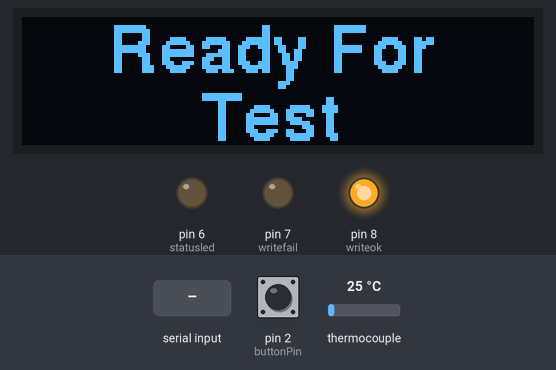
A sketch run on a simulated Arduino Uno, built with avr-gcc and run on an emulated ATmega328P. On the bench: 128×32 one-colour display, output pins drawn as LEDs (lit = HIGH). The inputs (shaded band) are chosen by the test bench; at power-on: pin 2 (buttonPin) LOW, thermocouple 25 °C. The local clock reads 2024-03-15 10:24:30 at power-on unless the sketch sets it; what the sketch prints to the serial monitor is not drawn.

Above: at 3.4 s.
3.5 s: "1" received over Serial
At 4.3 s:
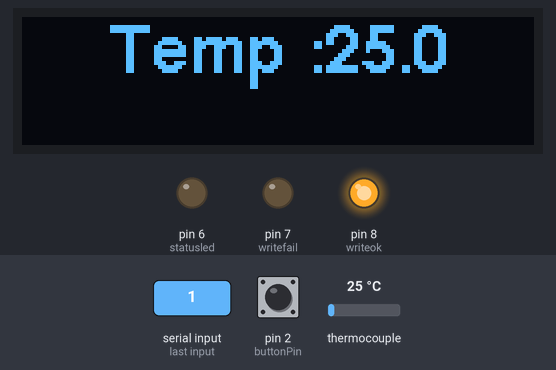
5.0 s: "0" received over Serial
At 5.9 s:
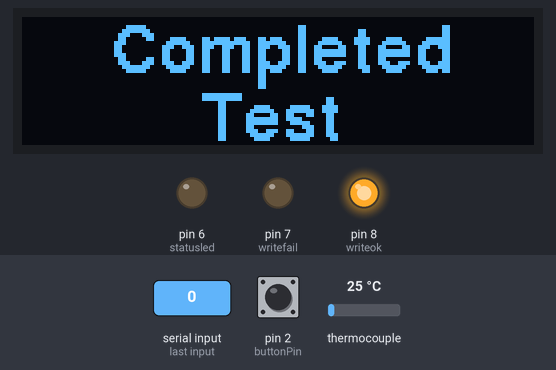
8.0 s: pin 2 (buttonPin) pulled HIGH for 0.15 s
At 9.2 s:
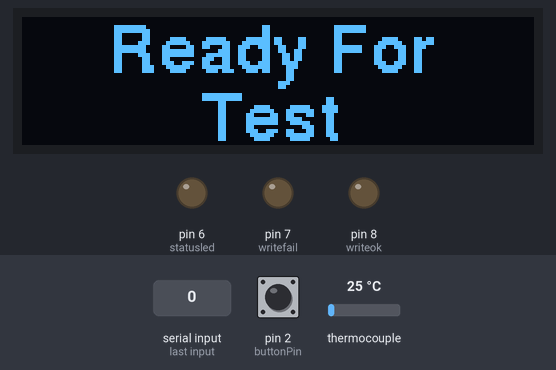
9.6 s: "1" received over Serial
At 10.2 s:
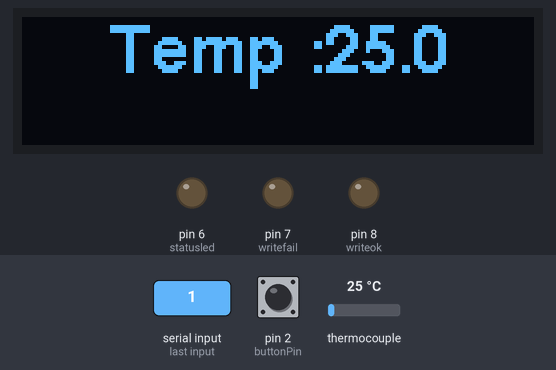
11.1 s: thermocouple set to 6 °C
At 12.1 s:
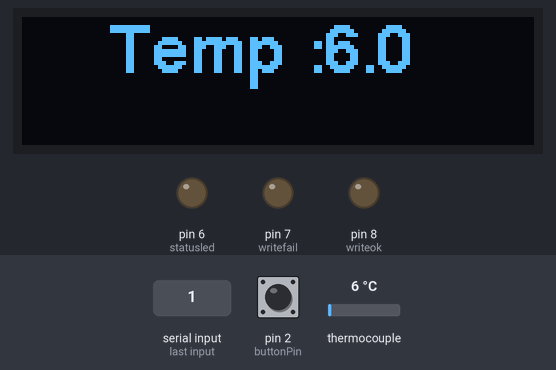
12.6 s: thermocouple set to 150 °C
At 13.8 s:
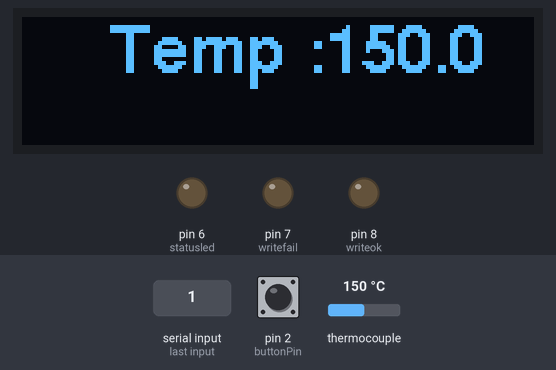
Timing chart, 0 to 15.1 s (numbered marks = the images above; inputs shaded):
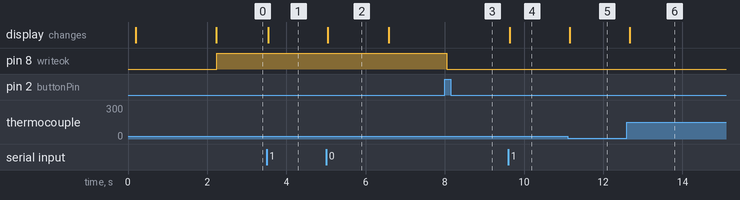

Measured:
- after the input at 3.5 s, the display: changes at once (image 1)
- after the input at 5.0 s, the display: changes after 0.05 s (image 2)
- after the input at 8.0 s, pin 8 (writeok): HIGH → LOW after 0.05 s
- after the input at 9.6 s, the display: changes at once (image 4)
- after the input at 11.1 s, the display: changes after 0.06 s (image 5)
- after the input at 12.6 s, the display: changes after 0.08 s (image 6)
- what the display in image 2 shows lasts 1.6 s, from 5.0 s to 6.6 s

The sketch:

Proto_Revision_3_withDS3231.ino
```cpp
/*
   date: 4/2/19
   Final Revision.
   Conditional Loop
   Interfaced with PT100 Temperature sensor, DS3231 RTC
   Pending work = to complete the serial port logic
 * */
#include <SD.h>

int timeInterval = 0;
int minutes = 1000;
int getSensorRate;
unsigned long sl = 1;

const int chipSelect = 53;
const int statusled = 6;
const int writefail = 7;
const int writeok = 8;

#include <Arduino.h>
#include <U8g2lib.h>
#include <SPI.h>

U8G2_SSD1306_128X32_UNIVISION_F_HW_I2C u8g2(U8G2_R0);


#include <DS3231.h> //Library for RTC module (Download from Link in article)
DS3231  rtc(SDA, SCL);

#include <Adafruit_MAX31865.h>
// Use software SPI: CS, DI, DO, CLK
Adafruit_MAX31865 max = Adafruit_MAX31865(26, 24, 25, 23);
// use hardware SPI, just pass in the CS pin
//Adafruit_MAX31865 max = Adafruit_MAX31865(10);

// The value of the Rref resistor. Use 430.0 for PT100 and 4300.0 for PT1000
#define RREF      430.0
// The 'nominal' 0-degrees-C resistance of the sensor
// 100.0 for PT100, 1000.0 for PT1000
#define RNOMINAL  100.0

byte inByte;

const int buttonPin = 2;    // the number of the pushbutton pin
const int ledPin = 8;      // the number of the LED pin

// Variables will change:
int ledState = HIGH;         // the current state of the output pin
int buttonState;             // the current reading from the input pin
int lastButtonState = LOW;   // the previous reading from the input pin

unsigned long lastDebounceTime = 0;  // the last time the output pin was toggled
unsigned long debounceDelay = 50;    // the debounce time; increase if the output flickers


void setup() {

  Serial.begin(9600);
  rtc.begin();
  max.begin(MAX31865_3WIRE);  // set to 2WIRE or 4WIRE as necessary


  pinMode(statusled, OUTPUT);
  pinMode(writefail, OUTPUT);
  pinMode(writeok, OUTPUT);

  pinMode(buttonPin, INPUT);
  pinMode(ledPin, OUTPUT);


  //Initialize_SDcard();
  Serial.println("Enter time interval in Minutes");
  Serial.println("");
  Serial.println("            Office Name");
  Serial.println("             Address");
  Serial.println("");

  Serial.println("Instrument. No               " + String(rtc.getDateStr()));  //default
  //   Serial.println("Instrument. No               ");

  //Serial.println(__DATE__);
  Serial.println("");
  Serial.println("");
  Serial.println("Sl.No   Date          Time        Temperature      Humidity");

  u8g2.begin();
  u8g2.setDisplayRotation(U8G2_R2);


  u8g2.clearBuffer();         // clear the internal memory
  u8g2.setFont(u8g2_font_logisoso28_tr);  // choose a suitable font at https://github.com/olikraus/u8g2/wiki/fntlistall
  //setCursor(h,v)

  u8g2.drawStr(32, 28, "DLCS"); // write something to the internal memory
  u8g2.sendBuffer();         // transfer internal memory to the display
  delay(2000);

  u8g2.clearBuffer();         // clear the internal memory
  u8g2.setFont(u8g2_font_helvB12_tr);  // choose a suitable font at https://github.com/olikraus/u8g2/wiki/fntlistall
  u8g2.setCursor(22, 14);
  u8g2.print("Ready For");  // write something to the internal memory

  u8g2.setCursor(45, 31);
  u8g2.print("Test");

  u8g2.sendBuffer();

    // The following lines can be uncommented to set the date and time
  rtc.setDOW(THURSDAY);     // Set Day-of-Week to SUNDAY
  rtc.setTime(10 , 55, 10);     // Set the time to 12:00:00 (24hr format)
  rtc.setDate(21, 2, 2019);
}

void motor() {
  // read the state of the switch into a local variable:
  int reading = digitalRead(buttonPin);

  // check to see if you just pressed the button
  // (i.e. the input went from LOW to HIGH),  and you've waited
  // long enough since the last press to ignore any noise:

  // If the switch changed, due to noise or pressing:
  if (reading != lastButtonState) {
    // reset the debouncing timer
    lastDebounceTime = millis();
  }

  if ((millis() - lastDebounceTime) > debounceDelay) {
    // whatever the reading is at, it's been there for longer
    // than the debounce delay, so take it as the actual current state:

    // if the button state has changed:
    if (reading != buttonState) {
      buttonState = reading;

      // only toggle the LED if the new button state is HIGH
      if (buttonState == HIGH) {
        ledState = !ledState;
      }
    }
  }

  // set the LED:
  digitalWrite(ledPin, ledState);

  // save the reading.  Next time through the loop,
  // it'll be the lastButtonState:
  lastButtonState = reading;
}


void getSensorVal()
{
  uint16_t rtd = max.readRTD();

  //Serial.print("RTD value: "); Serial.println(rtd);
  float ratio = rtd;
  ratio /= 32768;
  /*
    Serial.print("rtd = "); Serial.println(rtd);
    Serial.print("Ratio = "); Serial.println(ratio,8);
    Serial.print("Resistance = "); Serial.println(RREF*ratio,8);
    Serial.print("Temperature = "); Serial.println(max.temperature(RNOMINAL, RREF),1);
  */

  //  float h = dht.readHumidity();
  Serial.println(String(sl) + "    " + String(rtc.getDateStr()) + "    " + String(rtc.getTimeStr()) + "       " + String(( max.temperature(RNOMINAL, RREF)-.04), 1) + " ºC");

  u8g2.clearBuffer();         // clear the internal memory
  u8g2.setFont(u8g2_font_helvB12_tr);  // choose a suitable font at https://github.com/olikraus/u8g2/wiki/fntlistall
  //setCursor(h,v)
  u8g2.setCursor(22, 14);

  u8g2.print("Temp :" + String(max.temperature(RNOMINAL, RREF), 1)); // write something to the internal memory
  u8g2.setCursor(22, 14);
  u8g2.sendBuffer();
  //u8g2.print("Humd :"+String(h,1));
  //u8g2.sendBuffer();         // transfer internal memory to the display

  if (max.temperature(RNOMINAL, RREF) > 40) {
    digitalWrite(9, HIGH);
  }
  else
    digitalWrite(9, LOW);
    //delay(1000);

}

void stopReading() {

    Serial.println("Test Completed -- Ready for Test");

    u8g2.clearBuffer();         // clear the internal memory
    u8g2.setFont(u8g2_font_helvB12_tr);  // choose a suitable font at https://github.com/olikraus/u8g2/wiki/fntlistall

    //setCursor(h,v)
      u8g2.setCursor(22,14);
    u8g2.print("Completed");  // write something to the internal memory

    u8g2.setCursor(45,31);
    u8g2.print("Test");
    u8g2.sendBuffer();

    delay(1500);

    u8g2.clearBuffer();         // clear the internal memory
    u8g2.setCursor(22,14);
    u8g2.print("Ready For");  // write something to the internal memory

    u8g2.setCursor(45,31);
    u8g2.print("Test");

    u8g2.sendBuffer();
  inByte = 0;
}


void loop() {
  // read the sensor:
  motor();
 if (Serial.available() > 0)
  {
    inByte = Serial.read();
  }
    switch (inByte) {
      case '1':
        getSensorVal();
        sl++;
        break;

      case '0':
        stopReading();
        break;


  }
}
```
